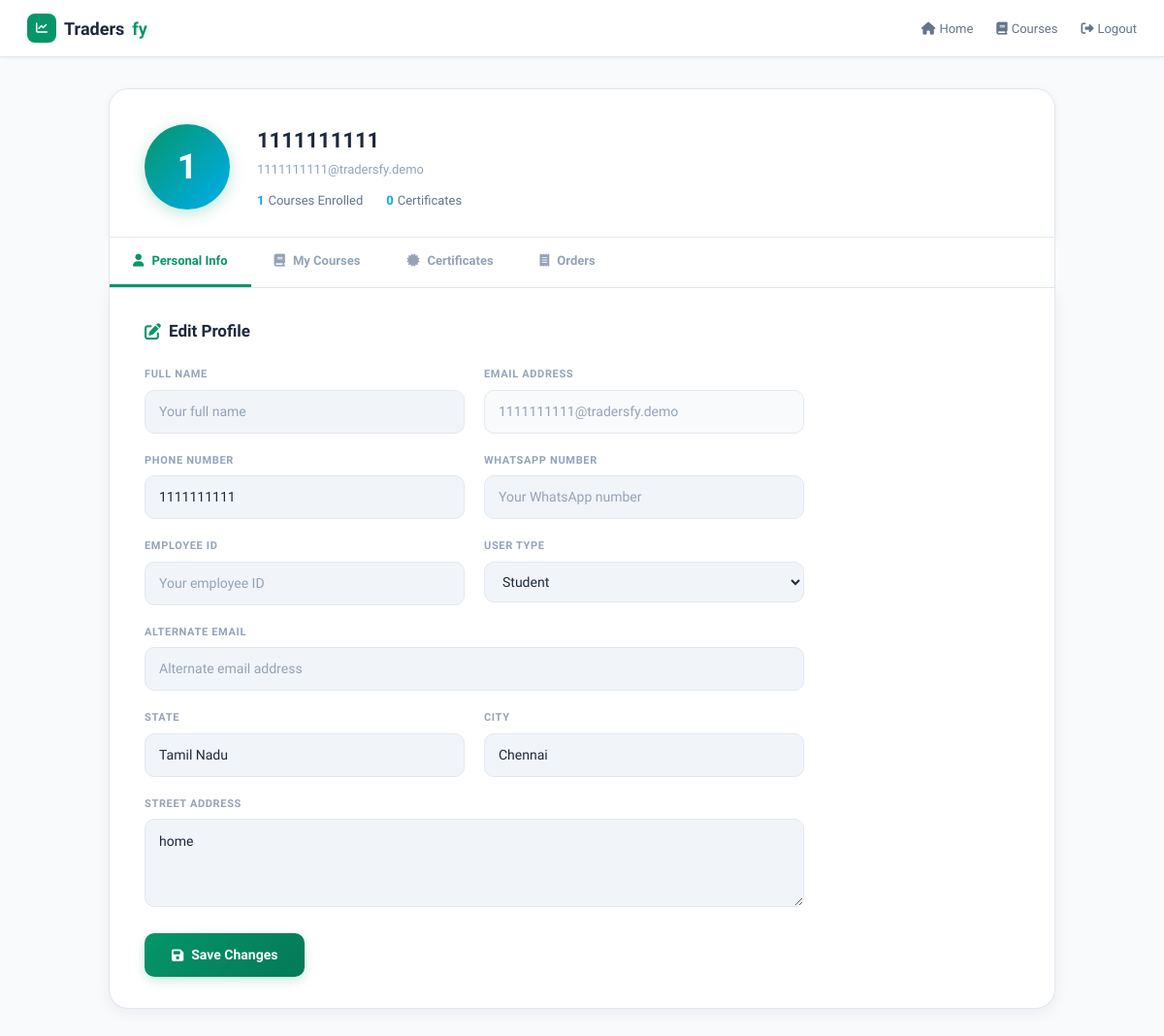
The page /profile/ (signed in) on the database as committed earlier.
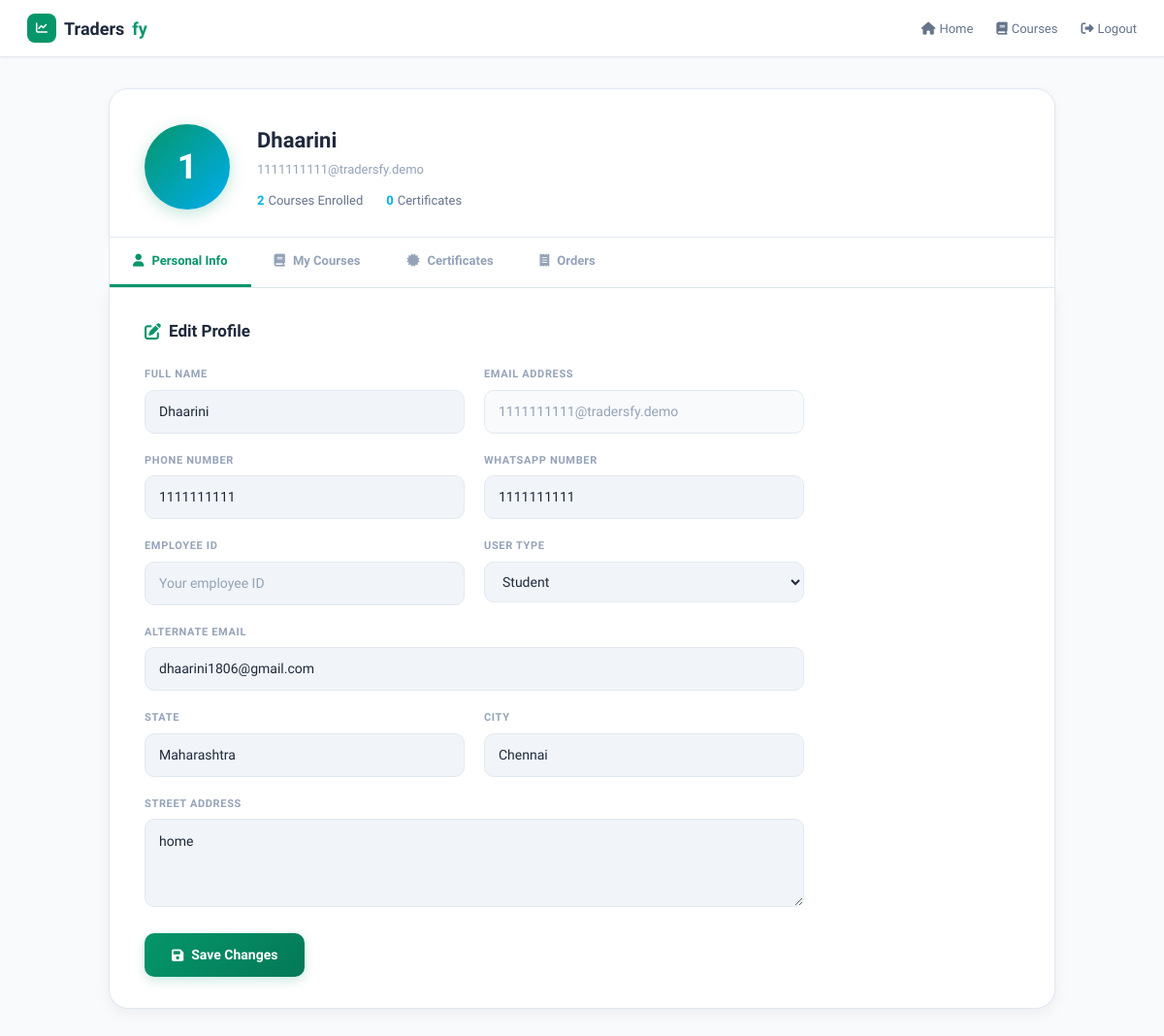
The same page on the database as committed later.
### core/models.py (models this page shows, shortened)
class Profile(models.Model):
    user = models.OneToOneField(User, on_delete=models.CASCADE, related_name='profile')
    full_name = models.CharField(max_length=255, blank=True, null=True)
    alt_email = models.EmailField(verbose_name="Alternate Email", blank=True, null=True)
    employee_id = models.CharField(verbose_name="Employee ID", max_length=50, blank=True, null=True)
    USER_TYPE_CHOICES = [
        ('student', 'Student'),
        ('professional', 'Professional'),
        ('instructor', 'Instructor'),
        ('other', 'Other'),
    ]
    user_type = models.CharField(max_length=20, choices=USER_TYPE_CHOICES, default='student')
    phone_number = models.CharField(verbose_name="Phone Number", max_length=20, blank=True, null=True)
    profile_picture_url = models.URLField(verbose_name="Profile Picture URL", blank=True, null=True)
    whatsapp_number = models.CharField(verbose_name="WhatsApp Number", max_length=20, blank=True, null=True)
    state = models.CharField(max_length=100, default="Tamil Nadu", blank=True)
    city = models.CharField(max_length=100, default="Chennai", blank=True)
    street_address = models.TextField(default="Address", blank=True)
    created_at = models.DateTimeField(default=timezone.now)
    updated_at = models.DateTimeField(auto_now=True)
    class Meta:
        verbose_name_plural = "Profiles"
        ordering = ['-created_at']

### core/views.py (the view, shortened to what this page needs)
# urls.py: path('profile/', profile_view, name='profile'),
@login_required
def profile_view(request):
    user_profile, _ = Profile.objects.get_or_create(user=request.user)
    enrolled_courses = CourseAccess.objects.filter(user=request.user).count()
    return render(request, 'core/profile.html', {
        'profile': user_profile,
        'enrolled_courses': enrolled_courses,
    })

### core/models.py (called while the page is built)
    def get_duration_display(self):
        if self.duration_hours and self.duration_minutes:
            return f"{self.duration_hours}h {self.duration_minutes}m"
        elif self.duration_hours:
            return f"{self.duration_hours}h"
        elif self.duration_minutes:
            return f"{self.duration_minutes}m"
        return "N/A"

### core/templates/core/profile.html (shortened to what this page needs)
<!DOCTYPE html>
<html lang="en">
<head>
    <script src="https://cdn.tailwindcss.com"></script>
    <link rel="stylesheet" href="https://cdnjs.cloudflare.com/ajax/libs/font-awesome/6.4.0/css/all.min.css">
</head>
<body>
    <div class="nav-bar">
        <div style="font-size:18px; font-weight:800; color:#1e293b; display:flex; align-items:center; gap:8px;">
            <div style="background:#059669; width:30px; height:30px; border-radius:8px; display:flex; align-items:center; justify-content:center;">
                <i class="fas fa-chart-line" style="color:#fff; font-size:12px;"></i>
            </div>
            Traders<span style="color:#059669;">fy</span>
        </div>
        <div class="nav-links">
            <a href="{% url 'home' %}"><i class="fas fa-home mr-1"></i>Home</a>
            <a href="{% url 'course_catalog' %}"><i class="fas fa-book mr-1"></i>Courses</a>
            <a href="{% url 'logout' %}"><i class="fas fa-sign-out-alt mr-1"></i>Logout</a>
        </div>
    </div>
    <div class="container">
        <div class="profile-header">
            <div class="profile-avatar">{{ user.username|first|upper }}</div>
            <div style="flex:1;">
                <div class="profile-name">{{ profile.full_name|default:user.username }}</div>
                <div class="profile-email">{{ user.email }}</div>
                <div class="profile-stats">
                    <div><span class="stat-val">{{ enrolled_courses }}</span><span class="stat-lbl">Courses Enrolled</span></div>
                    <div><span class="stat-val">{{ user.certificates.count }}</span><span class="stat-lbl">Certificates</span></div>
                </div>
            </div>
        </div>
        <div class="tabs-wrap">
            <div class="tabs">
                <button class="tab-btn active" onclick="switchTab(event,'personal')">
                    <i class="fas fa-user"></i> Personal Info
                </button>
                <button class="tab-btn" onclick="switchTab(event,'courses')">
                    <i class="fas fa-book"></i> My Courses
                </button>
                <button class="tab-btn" onclick="switchTab(event,'certificates')">
                    <i class="fas fa-certificate"></i> Certificates
                </button>
                <button class="tab-btn" onclick="switchTab(event,'orders')">
                    <i class="fas fa-receipt"></i> Orders
                </button>
            </div>
        </div>
        <div class="tabs-bottom">
            <div id="personal" class="tab-content active">
                <h3 style="font-size:17px; font-weight:800; color:#1e293b; margin-bottom:24px; display:flex; align-items:center; gap:8px;">
                    <i class="fas fa-edit" style="color:#059669;"></i> Edit Profile
                </h3>
                <form method="POST" style="max-width:680px;">
                    <div class="grid-2">
                        <div class="form-group">
                            <label class="form-label">Full Name</label>
                            <input type="text" name="full_name" value="{{ profile.full_name|default:'' }}" class="form-input" placeholder="Your full name">
                        </div>
                        <div class="form-group">
                            <label class="form-label">Email Address</label>
                            <input type="email" value="{{ user.email }}" class="form-input" disabled>
                        </div>
                    </div>
                    <div class="grid-2">
                        <div class="form-group">
                            <label class="form-label">Phone Number</label>
                            <input type="tel" name="phone_number" value="{{ profile.phone_number|default:'' }}" class="form-input" placeholder="Your phone number">
                        </div>
                        <div class="form-group">
                            <label class="form-label">WhatsApp Number</label>
                            <input type="tel" name="whatsapp_number" value="{{ profile.whatsapp_number|default:'' }}" class="form-input" placeholder="Your WhatsApp number">
                        </div>
                    </div>
                    <div class="grid-2">
                        <div class="form-group">
                            <label class="form-label">Employee ID</label>
                            <input type="text" name="employee_id" value="{{ profile.employee_id|default:'' }}" class="form-input" placeholder="Your employee ID">
                        </div>
                        <div class="form-group">
                            <label class="form-label">User Type</label>
                            <select name="user_type" class="form-input">
                                <option value="student"      {% if profile.user_type == 'student'      %}selected{% endif %}>Student</option>
                            </select>
                        </div>
                    </div>
                    <div class="form-group">
                        <label class="form-label">Alternate Email</label>
                        <input type="email" name="alt_email" value="{{ profile.alt_email|default:'' }}" class="form-input" placeholder="Alternate email address">
                    </div>
                    <div class="grid-2">
                        <div class="form-group">
                            <label class="form-label">State</label>
                            <input type="text" name="state" value="{{ profile.state|default:'' }}" class="form-input" placeholder="Your state">
                        </div>
                        <div class="form-group">
                            <label class="form-label">City</label>
                            <input type="text" name="city" value="{{ profile.city|default:'' }}" class="form-input" placeholder="Your city">
                        </div>
                    </div>
                    <div class="form-group">
                        <label class="form-label">Street Address</label>
                        <textarea name="street_address" class="form-input" rows="3" placeholder="Your street address">{{ profile.street_address|default:'' }}</textarea>
                    </div>
                    <button type="submit" class="btn-primary">
                        <i class="fas fa-save"></i> Save Changes
                    </button>
                </form>
            </div>
        </div>
    </div>
</body>
</html>

### core/templates/core/profile.html (style rules this page uses)
* { box-sizing: border-box; }
body { background-color: #f8fafc; color: #1e293b; font-family: 'Plus Jakarta Sans', sans-serif; margin: 0; }
.nav-bar { background: #ffffff; border-bottom: 1px solid #e2e8f0; padding: 14px 28px; display: flex; justify-content: space-between; align-items: center; position: sticky; top: 0; z-index: 100; box-shadow: 0 1px 4px rgba(15,23,42,.05); }
.nav-links a { color: #64748b; text-decoration: none; font-size: 13px; font-weight: 500; margin-left: 20px; transition: color 0.15s; }
.container { max-width: 1000px; margin: 0 auto; padding: 32px 24px; }
.profile-header { background: #ffffff; border: 1px solid #e2e8f0; border-radius: 20px 20px 0 0; padding: 36px 36px 28px; display: flex; align-items: center; gap: 28px; box-shadow: 0 2px 8px rgba(15,23,42,.05); }
.profile-avatar { width: 88px; height: 88px; background: linear-gradient(135deg, #059669 0%, #00AEEF 100%); border-radius: 50%; display: flex; align-items: center; justify-content: center; font-size: 36px; font-weight: 800; color: #ffffff; flex-shrink: 0; box-shadow: 0 4px 16px rgba(5,150,105,0.25); }
.profile-name { font-size: 22px; font-weight: 800; color: #1e293b; }
.profile-email { color: #94a3b8; margin-top: 4px; font-size: 13px; }
.profile-stats { margin-top: 12px; display: flex; gap: 24px; font-size: 13px; }
.profile-stats .stat-val { font-weight: 800; color: #00AEEF; }
.profile-stats .stat-lbl { color: #64748b; margin-left: 4px; }
.tabs-wrap { background: #ffffff; border: 1px solid #e2e8f0; border-top: none; border-bottom: none; }
.tabs { display: flex; border-bottom: 1px solid #e2e8f0; overflow-x: auto; }
.tab-btn { padding: 14px 24px; background: transparent; border: none; color: #94a3b8; cursor: pointer; font-weight: 600; font-size: 13px; font-family: inherit; transition: all 0.2s; border-bottom: 3px solid transparent; white-space: nowrap; display: flex; align-items: center; gap: 8px; }
.tab-btn.active { color: #059669; border-bottom-color: #059669; }
.tab-content { display: none; padding: 32px 36px; }
.tab-content.active { display: block; }
.form-label { display: block; font-size: 11px; font-weight: 700; text-transform: uppercase; letter-spacing: 0.06em; color: #94a3b8; margin-bottom: 7px; }
.form-input { width: 100%; background: #f1f5f9; border: 1px solid #e2e8f0; border-radius: 10px; padding: 11px 14px; color: #1e293b; font-size: 14px; font-family: inherit; transition: all 0.15s; }
.form-input::placeholder { color: #94a3b8; }
.form-input:disabled { background: #f8fafc; color: #94a3b8; cursor: not-allowed; }
select.form-input option { background: #ffffff; color: #1e293b; }
textarea.form-input { resize: vertical; line-height: 1.6; }
.grid-2 { display: grid; grid-template-columns: 1fr 1fr; gap: 20px; }
.form-group { margin-bottom: 20px; }
.btn-primary { background: linear-gradient(135deg, #059669 0%, #047857 100%); color: #ffffff; padding: 12px 28px; border-radius: 10px; font-weight: 700; font-size: 14px; border: none; cursor: pointer; transition: all 0.2s; font-family: inherit; display: inline-flex; align-items: center; gap: 8px; box-shadow: 0 4px 12px rgba(5,150,105,0.2); }
.tabs-bottom { background: #ffffff; border: 1px solid #e2e8f0; border-top: none; border-radius: 0 0 20px 20px; box-shadow: 0 4px 16px rgba(15,23,42,.06); overflow: hidden; }

Rows that differ between the two databases and show on the page:
changed Profile "Student": full_name "1111111111" → "Dhaarini"; full_name (not shown) → "Dhaarini"; whatsapp_number (not shown) → "1111111111"; alt_email (not shown) → "dhaarini1806@gmail.com"; state "Tamil Nadu" → "Maharashtra"
Other text that changed with them:
{{ enrolled_courses }}: "1" → "2"
